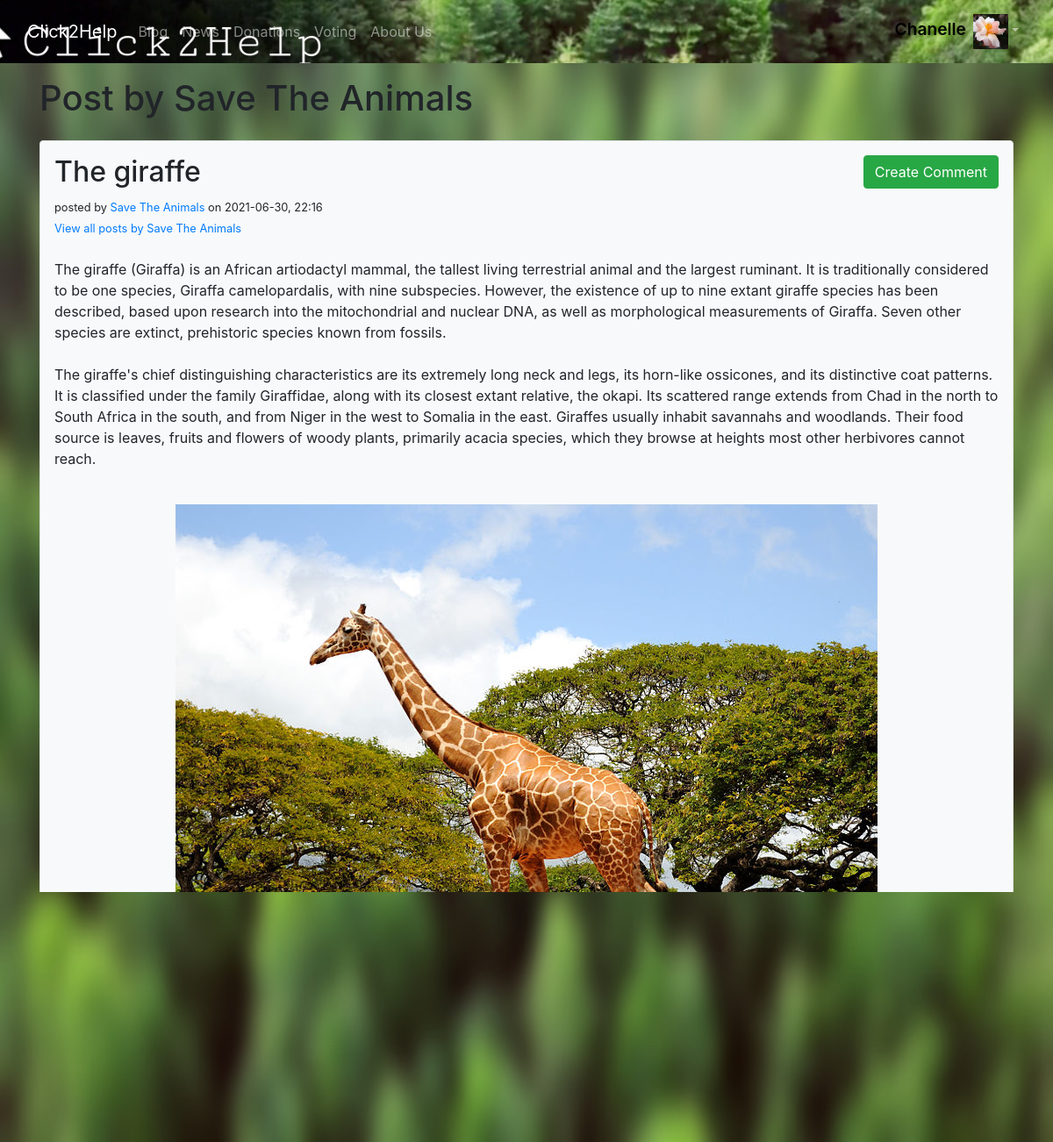
/blog/entry/The giraffe (signed in), run on the app's committed database.
### website/models.py (models this page shows, shortened)
class User(db.Model, UserMixin):
    id = db.Column(db.Integer, primary_key=True)
    email = db.Column(db.String(150), unique=True)
    password = db.Column(db.String(150))
    user_name = db.Column(db.String(150), unique=True)
    displayed_name = db.Column(db.String(150))
    is_user = db.Column(db.Boolean, default=False)
    is_charity = db.Column(db.Boolean, default=False)
    is_mod = db.Column(db.Boolean, default=False)
    is_company = db.Column(db.Boolean, default=False)
    image_file = db.Column(db.String(50), nullable=False, default='default.jpg')
    has_voted = db.Column(db.Boolean, default=False)
    all_donations = db.Column(db.String(100), default="0")
    description = db.Column(db.String(1000), default="")
    street = db.Column(db.String(50), default="")
    postalcode = db.Column(db.String(50), default="")
    city = db.Column(db.String(50), default="")
    link = db.Column(db.String(200), default="")
    phone_number = db.Column(db.String(50), default="")

class BlogPost(db.Model):
    id = db.Column(db.Integer, primary_key=True)
    title = db.Column(db.String(150), nullable=False, unique=True)
    content = db.Column(db.Text, nullable=False)
    posted_by = db.Column(db.String(150), nullable=False, default='N/A')
    posted_on = db.Column(db.DateTime, nullable=False, default=datetime.now())
    post_image = db.Column(db.String(50))

class Comments(db.Model):
    id = db.Column(db.Integer, primary_key=True)
    belonging_post = db.Column(db.Text, nullable=False)
    content = db.Column(db.Text, nullable=False)
    posted_by = db.Column(db.String(150), nullable=False, default='N/A')
    posted_on = db.Column(db.DateTime, nullable=False, default=datetime.now())

### website/views.py (the view)
@views.route("/blog/entry/<string:title>")
@login_required
def charity_post_comments(title):
    actual_title = BlogPost.query.filter_by(title=title).first_or_404()
    posts = BlogPost.query.filter_by(title=title).order_by(
        BlogPost.posted_on.desc()).all()
    comments = Comments.query.filter_by(belonging_post=title).order_by(
        Comments.posted_on.desc()).all()
    return render_template('charity_post_comments.html', posts=posts, user=current_user, title=actual_title, comments=comments)

### website/__init__.py (called while the page is built)
def create_app():
    from .views import views
    from .auth import auth
    app.register_blueprint(views, url_prefix='/')
    app.register_blueprint(auth, url_prefix='/')
    from .models import User, BlogPost, Voting
    create_database(app)
    login_manager = LoginManager()
    login_manager.login_view = 'auth.login'
    login_manager.init_app(app)
    @login_manager.user_loader
    def load_user(id):
        return User.query.get(int(id))
    return app

### website/templates/charity_post_comments.html (shortened to what this page needs)
{% extends "base.html" %} {% block title %}Post of {{ title.posted_by }} {% endblock %}
{% block content %}
    <div class="mt-3">
        <h1 style="display: inline"> Post by {{ title.posted_by }}</h1>
    </div>
    {% for post in posts %}
    <div class="container p-3 border bg-light rounded mt-4">
        <div class="row">
            <div class="col-6">
    <h2>{{post.title}}</h2>
    <small>posted by <a href="{{ url_for('views.profiles', posted_by=post.posted_by) }}">{{post.posted_by}} </a> on {{post.posted_on.strftime("%Y-%m-%d, %H:%M")}} </small>
    <br>
    <small> <a href="{{ url_for('views.charity_posts', posted_by=post.posted_by) }}"> View all posts by {{post.posted_by}} </a></small>
    <br></div>
    <div class="col-6 text-right">
    <a href="/blog/entry/create/{{post.title}}", class="btn btn-success">Create Comment</a>
    </div>
    <div class="col-12 mt-4">
    <p style="white-space: pre-wrap">{{post.content}}</p>
    </div>
    <div class="col-12 mt-4 text-center">
    {% if post.post_image %}
    <img class="img-fluid" src="/static/images/{{ post.post_image }}">
    {% endif %}
    </div></div></div>
    {% endfor %}
    {% for comment in comments %}
    <div class="container p-3 border bg-light mt-3">
        <div class="row">
            <div class="col-6">
    <h7 class="bold-font"><a href="{{ url_for('views.profiles', posted_by=comment.posted_by) }}">{{comment.posted_by}}</a> on {{comment.posted_on.strftime("%Y-%m-%d, %H:%M")}}</h7>
    </div>
    <div class="col-6 text-right">
    </div>
    <div class="col-12">
    <p style="white-space: pre-wrap">{{comment.content}}</p>
    </div></div></div>
    {% endfor %}
{% endblock %}

### website/templates/base.html (shortened to what this page needs)
<!DOCTYPE html>
<html>
  <head>
    <link
    rel="stylesheet"
    href="https://stackpath.bootstrapcdn.com/bootstrap/4.4.1/css/bootstrap.min.css"
    />
    <link
    rel="stylesheet"
    href="https://stackpath.bootstrapcdn.com/font-awesome/4.7.0/css/font-awesome.min.css"
    />
    <link rel="stylesheet" href="{{url_for('static', filename='style.css')}}">
  </head>
  <body>
    <nav class="navbar navbar-expand-lg navbar-dark banner navbar-color">
      <div class="container-fluid">
        <a class="navbar-brand" id="home" href="/">Click2Help</a>
      <div class="collapse navbar-collapse navbar-nav" id="navbarNavDropdown">
          {% if user.is_authenticated %}
          <a class="nav-item nav-link" id="blog" href="/blog">Blog</a>
          <a class="nav-item nav-link" id="news" href="/news">News</a>
          {% if user.is_user or user.is_company %}
          <a class="nav-item nav-link" id="donations" href="/donations">Donations</a>
          {% endif %}
          {% if user.is_user or user.is_charity %}
          <a class="nav-item nav-link" id="voting" href="/voting">Voting</a>
          {% endif %}
          <a class="nav-item nav-link" id="login" href="/about_us">About Us</a>
          <ul class="navbar-nav ml-auto">
            <li class="nav-item dropdown">
          <a class="nav-link dropdown-toggle" href="#" id="navbarDropdownMenuLink" role="button" data-bs-toggle="dropdown" aria-expanded="false"><span class="banner-text">{{user.displayed_name}}</span><img class="ml-2" src="/static/images/{{ user.image_file }}" alt="" width="40" height="40"></a>
            </li></ul>
          {% endif %}
        </div>
      </div>
    </nav>
    <div class="container">{% block content %} {% endblock %}</div>
  </body>
</html>

### website/static/style.css (style rules this page uses)
body { background-image: url("./images/Background1.JPEG"); background-repeat: no-repeat; background-attachment: fixed; background-size: 100% 100%; }
.banner { background-image: url("./images/Banner2.JPEG"); background-repeat: no-repeat; background-position: right; max-width: 100%; max-height: auto; }
.navbar-color { background-color: black; }
.banner-text { color:black; font-weight: 600; font-size:larger; }

### data on the page
User: displayed_name "Chanelle", image_file (picture)
BlogPost: posted_by "Save The Animals", title "The giraffe", posted_on "2021-06-30, 22:16", content "The giraffe (Giraffa) is an African artiodactyl mammal, the tallest living terrestrial animal and the largest ruminant. It is traditionally considered to be one species, Giraffa camelopardalis, with nine subspecies. However, the existence of up to nine extant giraffe species has been described, based upon research into the mitochondrial and nuclear DNA, as well as morphological measurements of Giraffa. Seven other species are extinct, prehistoric species known from fossils. The giraffe's chief distinguishing characteristics are its extremely long neck and legs, its horn-like ossicones, and its distinctive coat patterns. It is classified under the family Giraffidae, along with its closest…", post_image (picture)
Comments: posted_on "2021-06-30, 22:52", content "This is a very interesting post! With now an even more interesting comment! ;)"
